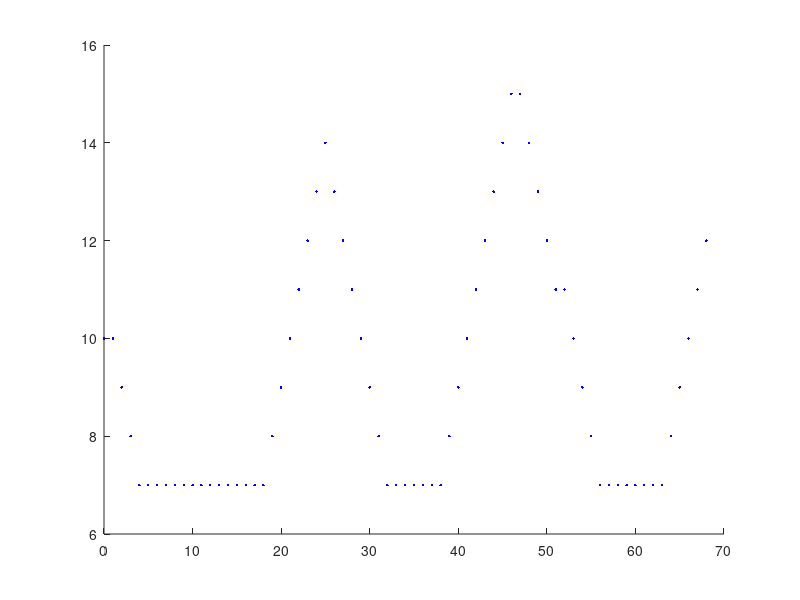

Here is the MATLAB script that generated this plot:
hold on
plot(0,10,'.b')
plot(1,10,'.b')
plot(2,9,'.b')
plot(3,8,'.b')
plot(4,7,'.b')
plot(5,7,'.b')
plot(6,7,'.b')
plot(7,7,'.b')
plot(8,7,'.b')
plot(9,7,'.b')
plot(10,7,'.b')
plot(11,7,'.b')
plot(12,7,'.b')
plot(13,7,'.b')
plot(14,7,'.b')
plot(15,7,'.b')
plot(16,7,'.b')
plot(17,7,'.b')
plot(18,7,'.b')
plot(19,8,'.b')
plot(20,9,'.b')
plot(21,10,'.b')
plot(22,11,'.b')
plot(23,12,'.b')
plot(24,13,'.b')
plot(25,14,'.b')
plot(26,13,'.b')
plot(27,12,'.b')
plot(28,11,'.b')
plot(29,10,'.b')
plot(30,9,'.b')
plot(31,8,'.b')
plot(32,7,'.b')
plot(33,7,'.b')
plot(34,7,'.b')
plot(35,7,'.b')
plot(36,7,'.b')
plot(37,7,'.b')
plot(38,7,'.b')
plot(39,8,'.b')
plot(40,9,'.b')
plot(41,10,'.b')
plot(42,11,'.b')
plot(43,12,'.b')
plot(44,13,'.b')
plot(45,14,'.b')
plot(46,15,'.b')
plot(47,15,'.b')
plot(48,14,'.b')
plot(49,13,'.b')
plot(50,12,'.b')
plot(51,11,'.b')
plot(52,11,'.b')
plot(53,10,'.b')
plot(54,9,'.b')
plot(55,8,'.b')
plot(56,7,'.b')
plot(57,7,'.b')
plot(58,7,'.b')
plot(59,7,'.b')
plot(60,7,'.b')
plot(61,7,'.b')
plot(62,7,'.b')
plot(63,7,'.b')
plot(64,8,'.b')
plot(65,9,'.b')
plot(66,10,'.b')
plot(67,11,'.b')
plot(68,12,'.b')
